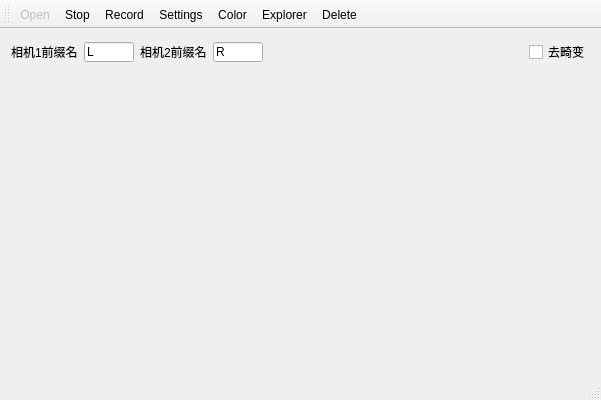
<?xml version="1.0" encoding="UTF-8"?>
<ui version="4.0">
 <class>OpenCV_Grab_dualClass</class>
 <widget class="QMainWindow" name="OpenCV_Grab_dualClass">
  <property name="geometry">
   <rect>
    <x>0</x>
    <y>0</y>
    <width>601</width>
    <height>400</height>
   </rect>
  </property>
  <property name="windowTitle">
   <string>OpenCV_Grab_dual</string>
  </property>
  <widget class="QWidget" name="centralWidget">
   <layout class="QGridLayout" name="gridLayout" rowstretch="1,9">
    <item row="0" column="0">
     <layout class="QHBoxLayout" name="horizontalLayout">
      <item>
       <widget class="QLabel" name="label">
        <property name="sizePolicy">
         <sizepolicy hsizetype="Preferred" vsizetype="Fixed">
          <horstretch>0</horstretch>
          <verstretch>0</verstretch>
         </sizepolicy>
        </property>
        <property name="maximumSize">
         <size>
          <width>5000</width>
          <height>16777215</height>
         </size>
        </property>
        <property name="text">
         <string>相机1前缀名</string>
        </property>
       </widget>
      </item>
      <item>
       <widget class="MyLineEdit" name="lineEdit">
        <property name="sizePolicy">
         <sizepolicy hsizetype="Fixed" vsizetype="Fixed">
          <horstretch>0</horstretch>
          <verstretch>0</verstretch>
         </sizepolicy>
        </property>
        <property name="maximumSize">
         <size>
          <width>50</width>
          <height>20</height>
         </size>
        </property>
        <property name="text">
         <string>L</string>
        </property>
       </widget>
      </item>
      <item>
       <widget class="QLabel" name="label_2">
        <property name="sizePolicy">
         <sizepolicy hsizetype="Preferred" vsizetype="Fixed">
          <horstretch>0</horstretch>
          <verstretch>0</verstretch>
         </sizepolicy>
        </property>
        <property name="text">
         <string>相机2前缀名</string>
        </property>
       </widget>
      </item>
      <item>
       <widget class="MyLineEdit" name="lineEdit_2">
        <property name="sizePolicy">
         <sizepolicy hsizetype="Fixed" vsizetype="Fixed">
          <horstretch>0</horstretch>
          <verstretch>0</verstretch>
         </sizepolicy>
        </property>
        <property name="maximumSize">
         <size>
          <width>50</width>
          <height>20</height>
         </size>
        </property>
        <property name="text">
         <string>R</string>
        </property>
       </widget>
      </item>
      <item>
       <spacer name="horizontalSpacer">
        <property name="orientation">
         <enum>Qt::Horizontal</enum>
        </property>
        <property name="sizeHint" stdset="0">
         <size>
          <width>40</width>
          <height>20</height>
         </size>
        </property>
       </spacer>
      </item>
      <item>
       <widget class="QCheckBox" name="checkBox">
        <property name="text">
         <string>去畸变</string>
        </property>
        <property name="checked">
         <bool>false</bool>
        </property>
       </widget>
      </item>
     </layout>
    </item>
    <item row="1" column="0">
     <layout class="QHBoxLayout" name="horizontalLayout_2" stretch="1,1">
      <property name="spacing">
       <number>3</number>
      </property>
      <item>
       <widget class="MyLabel" name="img1">
        <property name="sizePolicy">
         <sizepolicy hsizetype="Expanding" vsizetype="Expanding">
          <horstretch>0</horstretch>
          <verstretch>0</verstretch>
         </sizepolicy>
        </property>
        <property name="text">
         <string/>
        </property>
        <property name="scaledContents">
         <bool>false</bool>
        </property>
        <property name="alignment">
         <set>Qt::AlignCenter</set>
        </property>
       </widget>
      </item>
      <item>
       <widget class="MyLabel" name="img2">
        <property name="sizePolicy">
         <sizepolicy hsizetype="Expanding" vsizetype="Expanding">
          <horstretch>0</horstretch>
          <verstretch>0</verstretch>
         </sizepolicy>
        </property>
        <property name="text">
         <string/>
        </property>
        <property name="scaledContents">
         <bool>false</bool>
        </property>
        <property name="alignment">
         <set>Qt::AlignCenter</set>
        </property>
       </widget>
      </item>
     </layout>
    </item>
   </layout>
  </widget>
  <widget class="QToolBar" name="mainToolBar">
   <property name="enabled">
    <bool>true</bool>
   </property>
   <attribute name="toolBarArea">
    <enum>TopToolBarArea</enum>
   </attribute>
   <attribute name="toolBarBreak">
    <bool>false</bool>
   </attribute>
   <addaction name="actionOpen"/>
   <addaction name="actionStop"/>
   <addaction name="actionRecord"/>
   <addaction name="actionSettings"/>
   <addaction name="actionColor"/>
   <addaction name="actionExplorer"/>
   <addaction name="actionDelete"/>
  </widget>
  <widget class="QStatusBar" name="statusBar"/>
  <action name="actionOpen">
   <property name="enabled">
    <bool>false</bool>
   </property>
   <property name="icon">
    <iconset resource="OpenCV_Grab_dual.qrc">
     <normaloff>:/OpenCV_Grab_dual/Resources/Start.ico</normaloff>:/OpenCV_Grab_dual/Resources/Start.ico</iconset>
   </property>
   <property name="text">
    <string>Open</string>
   </property>
  </action>
  <action name="actionStop">
   <property name="enabled">
    <bool>true</bool>
   </property>
   <property name="icon">
    <iconset resource="OpenCV_Grab_dual.qrc">
     <normaloff>:/OpenCV_Grab_dual/Resources/Stop.ico</normaloff>:/OpenCV_Grab_dual/Resources/Stop.ico</iconset>
   </property>
   <property name="text">
    <string>Stop</string>
   </property>
  </action>
  <action name="actionRecord">
   <property name="icon">
    <iconset resource="OpenCV_Grab_dual.qrc">
     <normaloff>:/OpenCV_Grab_dual/Resources/Save.ico</normaloff>:/OpenCV_Grab_dual/Resources/Save.ico</iconset>
   </property>
   <property name="text">
    <string>Record</string>
   </property>
  </action>
  <action name="actionSettings">
   <property name="icon">
    <iconset resource="OpenCV_Grab_dual.qrc">
     <normaloff>:/OpenCV_Grab_dual/Resources/Setting.ico</normaloff>:/OpenCV_Grab_dual/Resources/Setting.ico</iconset>
   </property>
   <property name="text">
    <string>Settings</string>
   </property>
  </action>
  <action name="actionColor">
   <property name="checkable">
    <bool>true</bool>
   </property>
   <property name="checked">
    <bool>false</bool>
   </property>
   <property name="icon">
    <iconset resource="OpenCV_Grab_dual.qrc">
     <normaloff>:/OpenCV_Grab_dual/Resources/cai.ico</normaloff>
     <normalon>:/OpenCV_Grab_dual/Resources/gray.ico</normalon>:/OpenCV_Grab_dual/Resources/cai.ico</iconset>
   </property>
   <property name="text">
    <string>Color</string>
   </property>
  </action>
  <action name="actionExplorer">
   <property name="icon">
    <iconset resource="OpenCV_Grab_dual.qrc">
     <normaloff>:/OpenCV_Grab_dual/Resources/Explorer.ico</normaloff>:/OpenCV_Grab_dual/Resources/Explorer.ico</iconset>
   </property>
   <property name="text">
    <string>Explorer</string>
   </property>
  </action>
  <action name="actionDelete">
   <property name="icon">
    <iconset resource="OpenCV_Grab_dual.qrc">
     <normaloff>:/OpenCV_Grab_dual/Resources/full_garbage.ico</normaloff>
     <normalon>:/OpenCV_Grab_dual/Resources/bin_empty.ico</normalon>:/OpenCV_Grab_dual/Resources/full_garbage.ico</iconset>
   </property>
   <property name="text">
    <string>Delete</string>
   </property>
  </action>
 </widget>
 <layoutdefault spacing="6" margin="11"/>
 <customwidgets>
  <customwidget>
   <class>MyLineEdit</class>
   <extends>QLineEdit</extends>
   <header location="global">mylineedit.h</header>
  </customwidget>
  <customwidget>
   <class>MyLabel</class>
   <extends>QLabel</extends>
   <header location="global">mylabel.h</header>
  </customwidget>
 </customwidgets>
 <resources>
  <include location="OpenCV_Grab_dual.qrc"/>
 </resources>
 <connections/>
</ui>
